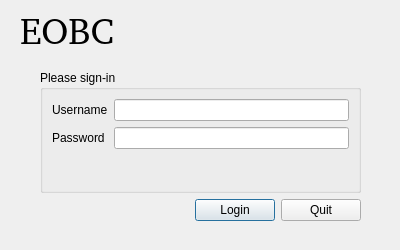
<?xml version="1.0" encoding="UTF-8"?>
<ui version="4.0">
 <class>LoginForm</class>
 <widget class="QDialog" name="LoginForm">
  <property name="enabled">
   <bool>true</bool>
  </property>
  <property name="geometry">
   <rect>
    <x>0</x>
    <y>0</y>
    <width>400</width>
    <height>250</height>
   </rect>
  </property>
  <property name="sizePolicy">
   <sizepolicy hsizetype="Fixed" vsizetype="Fixed">
    <horstretch>0</horstretch>
    <verstretch>0</verstretch>
   </sizepolicy>
  </property>
  <property name="minimumSize">
   <size>
    <width>400</width>
    <height>250</height>
   </size>
  </property>
  <property name="maximumSize">
   <size>
    <width>400</width>
    <height>250</height>
   </size>
  </property>
  <property name="windowTitle">
   <string>EOBC :: Sign-In</string>
  </property>
  <widget class="QWidget" name="layoutWidget">
   <property name="geometry">
    <rect>
     <x>40</x>
     <y>70</y>
     <width>321</width>
     <height>151</height>
    </rect>
   </property>
   <layout class="QVBoxLayout" name="verticalLayout">
    <item>
     <widget class="QGroupBox" name="groupBox">
      <property name="enabled">
       <bool>true</bool>
      </property>
      <property name="title">
       <string>Please sign-in</string>
      </property>
      <layout class="QFormLayout" name="formLayout">
       <item row="0" column="0">
        <widget class="QLabel" name="label">
         <property name="text">
          <string>Username</string>
         </property>
        </widget>
       </item>
       <item row="0" column="1">
        <widget class="QLineEdit" name="usernameField">
         <property name="cursor">
          <cursorShape>IBeamCursor</cursorShape>
         </property>
        </widget>
       </item>
       <item row="1" column="0">
        <widget class="QLabel" name="label_2">
         <property name="text">
          <string>Password</string>
         </property>
        </widget>
       </item>
       <item row="1" column="1">
        <widget class="QLineEdit" name="passwordField">
         <property name="echoMode">
          <enum>QLineEdit::Password</enum>
         </property>
        </widget>
       </item>
      </layout>
     </widget>
    </item>
    <item>
     <layout class="QHBoxLayout" name="horizontalLayout">
      <item>
       <spacer name="horizontalSpacer">
        <property name="orientation">
         <enum>Qt::Horizontal</enum>
        </property>
        <property name="sizeHint" stdset="0">
         <size>
          <width>40</width>
          <height>20</height>
         </size>
        </property>
       </spacer>
      </item>
      <item>
       <widget class="QPushButton" name="loginButton">
        <property name="text">
         <string>Login</string>
        </property>
       </widget>
      </item>
      <item>
       <widget class="QPushButton" name="quitButton">
        <property name="text">
         <string>Quit</string>
        </property>
       </widget>
      </item>
     </layout>
    </item>
   </layout>
  </widget>
  <widget class="QLabel" name="logo">
   <property name="geometry">
    <rect>
     <x>20</x>
     <y>10</y>
     <width>101</width>
     <height>41</height>
    </rect>
   </property>
   <property name="font">
    <font>
     <family>Bitstream Charter</family>
     <pointsize>28</pointsize>
     <weight>50</weight>
     <italic>false</italic>
     <bold>false</bold>
     <underline>false</underline>
     <strikeout>false</strikeout>
     <kerning>true</kerning>
    </font>
   </property>
   <property name="text">
    <string>EOBC</string>
   </property>
  </widget>
 </widget>
 <resources/>
 <connections/>
</ui>
